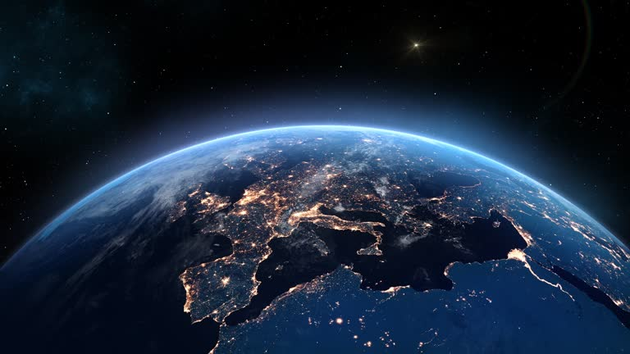
#> input picture public/earth.png, 630 x 354 px, shrunk from 768 x 432 before the run, found by its file name
$ python mask_earth.py
#> lines starting #> are read from the running program, lines starting #| are printed output that depends on the picture
from PIL import Image, ImageDraw, ImageEnhance, ImageFilter
import sys

try:
    input_path = '/Users/advay/plannrai-web/public/earth.png'
    img = Image.open(input_path).convert("RGBA")
#> img is the input picture: PIL image 630x354 RGBA; mean R, G, B, A 25.7, 39.4, 58.1, 255
except:
    input_path = '/Users/advay/plannrai-web/public/eclipsed_earth.png'
    img = Image.open(input_path).convert("RGBA")

width, height = img.size
#> width = 630; height = 354
mask = Image.new("L", (width, height), 0)
#> mask: PIL image 630x354 L; every value is 0
draw = ImageDraw.Draw(mask)

radius = min(width, height) * 0.48
#> radius = 169.9
cx, cy = width / 2, height / 2
#> cx = 315; cy = 177
draw.ellipse((cx - radius, cy - radius, cx + radius, cy + radius), fill=255)
mask = mask.filter(ImageFilter.GaussianBlur(15))
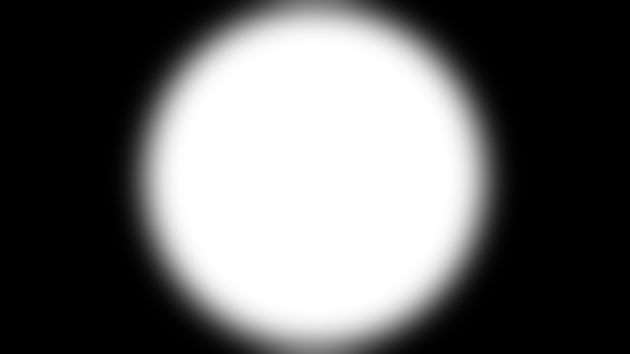
#> mask: PIL image 630x354 L; min 0, max 255, mean 103.4

enhancer = ImageEnhance.Brightness(img)
img = enhancer.enhance(0.4)
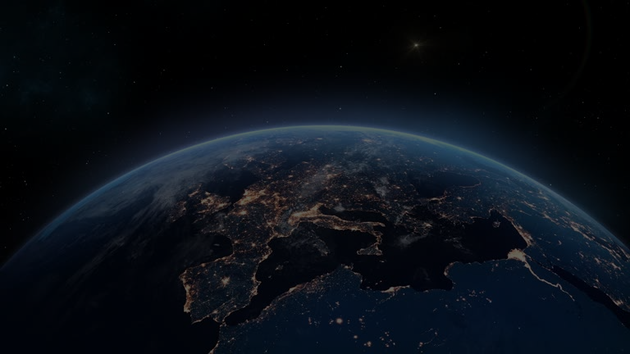
#> img: PIL image 630x354 RGBA; mean R, G, B, A 9.9, 15.4, 22.9, 255

img.putalpha(mask)
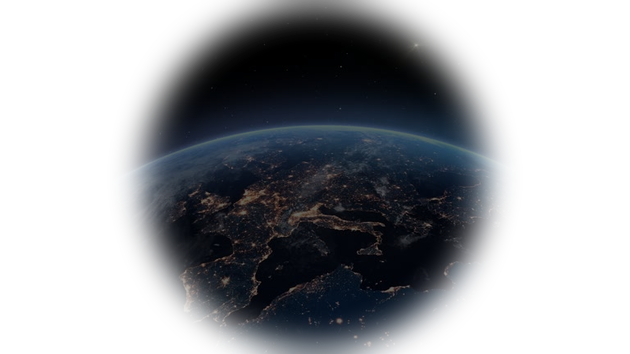
#> img: PIL image 630x354 RGBA; mean R, G, B, A 9.9, 15.4, 22.9, 103.4; transparent parts drawn white
img.save('/Users/advay/plannrai-web/public/eclipsed_earth_transparent.png')
print("Successfully generated masked and darkened earth")
